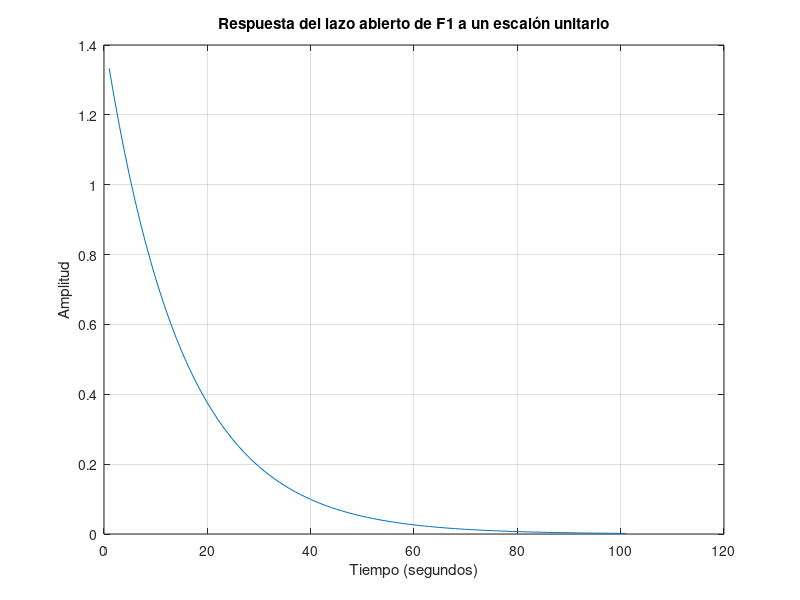

Source code (MATLAB): (Note: this script raises an error after producing the figure.)
%%%%%%%%%% Parte 1 %%%%%%%%%%%%
%Función1: H(s) = 8s/(6s+2)
numerador1 = [8 0];
denominador1 = [6 2];

%Lazo abierto
lazoAbierto1= tf(numerador1, denominador1);
figure
plot(step(lazoAbierto1));
title('Respuesta del lazo abierto de F1 a un escalón unitario');
xlabel('Tiempo (segundos)');
ylabel('Amplitud');
grid;

%Lazo cerrado
[numerador1Cerrado,denominador1Cerrado] = cloop(numerador1, denominador1);
lazoCerrado1 = tf(numerador1Cerrado, denominador1Cerrado);
figure
plot(step(lazoCerrado1));
title('Respuesta del lazo cerrado de F1 a un escalón unitario');
xlabel('Tiempo (segundos)');
ylabel('Amplitud');
grid;

%Comparación
[ceros1, polos1, gananciaEstatica1] = tf2zp(numerador1, denominador1);
info1 = stepinfo(lazoAbierto1);

%Funcion2: H(s) = (5s^2+7s+4)/(s^2+6s+3)
numerador2 = [5 7 4];
denominador2 = [1 6 3];

%Lazo abierto
lazoAbierto2= tf(numerador2, denominador2);
figure
plot(step(lazoAbierto2));
title('Respuesta del lazo abierto de F2 a un escalón unitario');
xlabel('Tiempo (segundos)');
ylabel('Amplitud');
grid;

%Lazo cerrado
[numerador2Cerrado,denominador2Cerrado] = cloop(numerador2, denominador2);
lazoCerrado2 = tf(numerador2Cerrado, denominador2Cerrado);
figure
plot(step(lazoCerrado2));
title('Respuesta del lazo cerrado de F2 a un escalón unitario');
xlabel('Tiempo (segundos)');
ylabel('Amplitud');
grid;

%Comparación
[ceros2, polos2, gananciaEstatica2] = tf2zp(numerador2, denominador2);
info2 = stepinfo(lazoAbierto2);

%Función3: H(s) = 1/(s^3+2^s2+4s+8)
numerador3 = [0 0 0 1];
denominador3 = [1 2 4 8];

%Lazo abierto
lazoAbierto3= tf(numerador3, denominador3);
figure
plot(step(lazoAbierto3));
title('Respuesta del lazo abierto de F3 a un escalón unitario');
xlabel('Tiempo (segundos)');
ylabel('Amplitud');
grid;

%Lazo cerrado
[numerador3Cerrado,denominador3Cerrado] = cloop(numerador3, denominador3);
lazoCerrado3 = tf(numerador3Cerrado, denominador3Cerrado);
figure
plot(step(lazoCerrado3));
title('Respuesta del lazo cerrado de F3 a un escalón unitario');
xlabel('Tiempo (segundos)');
ylabel('Amplitud');
grid;

%Comparación
[ceros3, polos3, gananciaEstatica3] = tf2zp(numerador3, denominador3);
info3 = stepinfo(lazoAbierto3);


%%%%%%%%%% Parte 2 %%%%%%%%%%%%

%Funcion1: 
num1 = [0,0,4,0];
den1 = [0,10,0,4];

sys1 = tf(num1, den1);

%Funcion2: 
num2 = [0,0,0,3];
den2 = [0,0,6,16];

sys2 = tf(num2, den2);

%Funcion3: 
num3 = [0,0,4,10];
den3 = [4,9,5,0];

sys3 = tf(num3, den3);

%Funcion4: 
num4 = [0,0,0,1];
den4 = [0,0,7,10];

sys4 = tf(num4, den4);

%Funcion5: 
num5 = [0,0,8,8];
den5 = [1,2,3,0];

sys5 = tf(num5, den5);

%Funcion6: 
num6 = [0,0,3,2];
den6 = [0,5,7,10];

sys6 = tf(num6, den6);

%Lazo cerrado funcion 3:
F1 = feedback(sys3, 1);

% (1) Serie lazo cerrado funcion 3 con funcion 5:
F2 = series(F1, sys5);

% (2) Serie lazo cerrado funcion 3 con funcion 4:
F3 = series(F1, sys4);

% (3) Paralelo de (1) y (2):
F4 = parallel(F2, F3); 

% (4) Serie de (3) con funcion 6:
F5 = series(F4, sys6);

% Sumador paralelo final:
F6 = parallel(sys1, sys2);
F = parallel(F6, F5);

% Grafico respuesta al escalon:
figure
step(F);
title('Respuesta del diagrama de bloque a un escalón unitario');
xlabel('Tiempo (segundos)');
ylabel('Amplitud');
grid;




